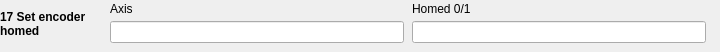
  <widget class="caFrame" name="editActionFrame17">
   <property name="geometry"><rect><x>180</x><y>258</y><width>720</width><height>52</height></rect></property>
   <property name="visibility"><enum>caFrame::Calc</enum></property>
   <property name="visibilityCalc"><string notr="true">A==17</string></property>
   <property name="channel" stdset="0"><string notr="true">$(SEQ_PFX)Edit-Action</string></property>
   <widget class="caLabel" name="editActionName17">
    <property name="geometry"><rect><x>0</x><y>2</y><width>105</width><height>43</height></rect></property>
    <property name="font"><font><bold>true</bold></font></property>
    <property name="wordWrap"><bool>true</bool></property>
    <property name="text"><string>17 Set encoder homed</string></property>
   </widget>
   <widget class="caLabel" name="editAxisLabelA17_0"><property name="geometry"><rect><x>110</x><y>0</y><width>294</width><height>18</height></rect></property><property name="text"><string>Axis</string></property></widget>
   <widget class="caTextEntry" name="editAxisA17_0"><property name="geometry"><rect><x>110</x><y>21</y><width>294</width><height>22</height></rect></property><property name="channel" stdset="0"><string notr="true">$(SEQ_PFX)Edit-Axis</string></property></widget>
   <widget class="caLabel" name="editPositionLabelA17_1"><property name="geometry"><rect><x>412</x><y>0</y><width>294</width><height>18</height></rect></property><property name="text"><string>Homed 0/1</string></property></widget>
   <widget class="caTextEntry" name="editPositionA17_1"><property name="geometry"><rect><x>412</x><y>21</y><width>294</width><height>22</height></rect></property><property name="channel" stdset="0"><string notr="true">$(SEQ_PFX)Edit-Position</string></property></widget>
  </widget>
